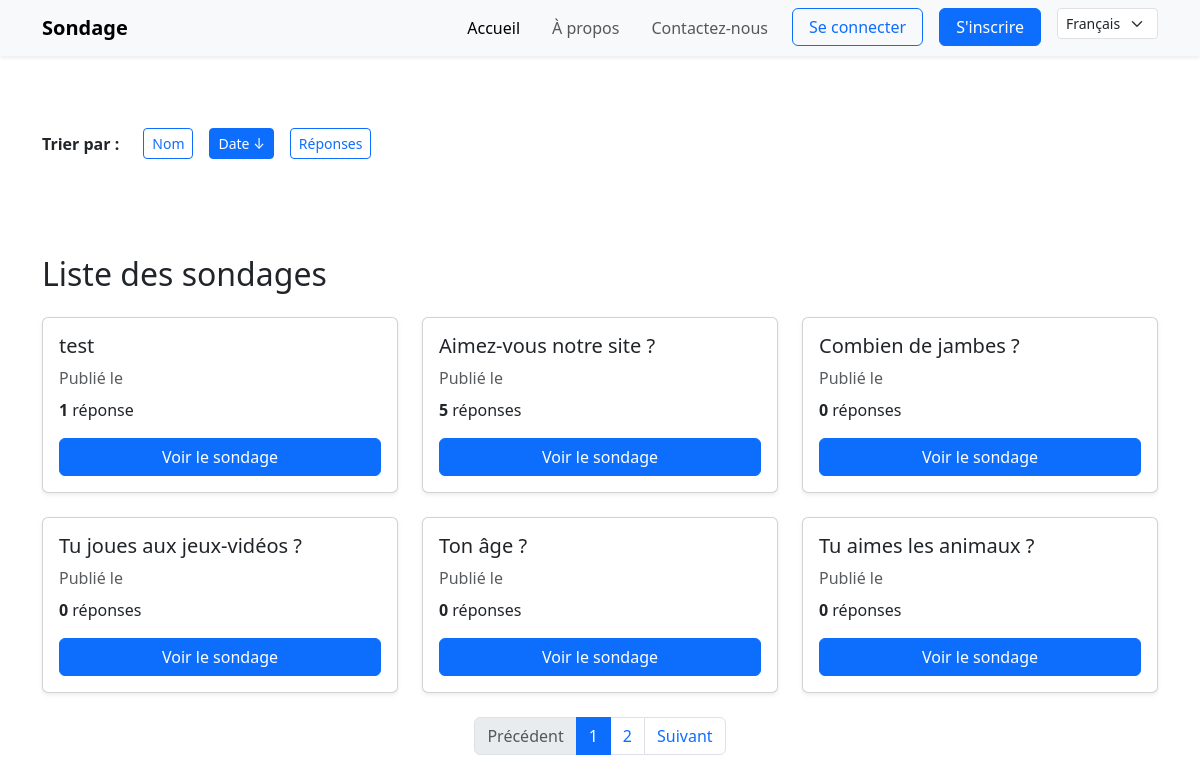
The page / on the database its author committed.
### main_app/models.py (models this page shows, shortened)
class Question(models.Model):
    question_text = models.CharField(max_length=200)
    creator = models.ForeignKey(User, on_delete=models.CASCADE, null=True)
    pub_date = models.DateTimeField("date published")

### main_app/views.py (the view)
# urls.py: path('', views.home, name='home'),
def home(request):
    sort_param = request.GET.get('sort', 'pub_date')  # par défaut tri par date
    sort_order = request.GET.get('order', 'desc')     # par défaut décroissant
    order_prefix = '-' if sort_order == 'desc' else ''
    sort_field = f"{order_prefix}{sort_param}"
    if request.user.is_authenticated:
        questions = Question.objects.filter(creator=request.user)
    else:
        questions = Question.objects.all()
    questions = questions.annotate(
        response_count=Count('choice__response')
    ).order_by(sort_field)
    paginator = Paginator(questions, 6)
    page_number = request.GET.get('page')
    page_obj = paginator.get_page(page_number)
    return render(request, 'main_app/home.html', {
        'page_obj': page_obj,
        'current_sort': sort_param,
        'current_order': sort_order,
    })

### main_app/templates/main_app/home.html (shortened to what this page needs)
{% extends "main_app/base.html" %}
{% load i18n %}
{% block content %}
<div class="d-flex align-items-center mb-4 gap-3 flex-wrap">
  <span class="fw-semibold me-2">{% trans "Trier par :" %}</span>
  {% if current_sort == 'question_text' and current_order == 'asc' %}
    <a href="?sort=question_text&order=desc&page={{ page_obj.number }}" class="btn btn-primary btn-sm">{% trans "Nom ↑" %}</a>
  {% elif current_sort == 'question_text' and current_order == 'desc' %}
    <a href="?sort=question_text&order=asc&page={{ page_obj.number }}" class="btn btn-primary btn-sm">{% trans "Nom ↓" %}</a>
  {% else %}
    <a href="?sort=question_text&order=asc&page={{ page_obj.number }}" class="btn btn-outline-primary btn-sm">{% trans "Nom" %}</a>
  {% endif %}
  {% if current_sort == 'pub_date' and current_order == 'asc' %}
    <a href="?sort=pub_date&order=desc&page={{ page_obj.number }}" class="btn btn-primary btn-sm">{% trans "Date ↑" %}</a>
  {% elif current_sort == 'pub_date' and current_order == 'desc' %}
    <a href="?sort=pub_date&order=asc&page={{ page_obj.number }}" class="btn btn-primary btn-sm">{% trans "Date ↓" %}</a>
  {% else %}
    <a href="?sort=pub_date&order=asc&page={{ page_obj.number }}" class="btn btn-outline-primary btn-sm">{% trans "Date" %}</a>
  {% endif %}
  {% if current_sort == 'response_count' and current_order == 'asc' %}
    <a href="?sort=response_count&order=desc&page={{ page_obj.number }}" class="btn btn-primary btn-sm">{% trans "Réponses ↑" %}</a>
  {% elif current_sort == 'response_count' and current_order == 'desc' %}
    <a href="?sort=response_count&order=asc&page={{ page_obj.number }}" class="btn btn-primary btn-sm">{% trans "Réponses ↓" %}</a>
  {% else %}
    <a href="?sort=response_count&order=asc&page={{ page_obj.number }}" class="btn btn-outline-primary btn-sm">{% trans "Réponses" %}</a>
  {% endif %}
</div>
<h2 class="mb-4 pt-5 mt-5">{% trans "Liste des sondages" %}</h2>
{% if page_obj %}
  <div class="row row-cols-1 row-cols-md-2 row-cols-lg-3 g-4">
    {% for question in page_obj %}
      <div class="col">
        <div class="card h-100 shadow-sm">
          <div class="card-body d-flex flex-column">
            <h5 class="card-title">{{ question.question_text }}</h5>
            <p class="card-text text-muted mb-2">{% blocktrans %}Publié le {{ question.pub_date|date:"d/m/Y H:i" }}{% endblocktrans %}</p>
            <p class="card-text"><strong>{{ question.response_count }}</strong> {% blocktrans count response_count=question.response_count %}réponse{% plural %}réponses{% endblocktrans %}</p>
            <a href="{% url 'question_detail' question.id %}" class="btn btn-primary mt-auto">{% trans "Voir le sondage" %}</a>
          </div>
        </div>
      </div>
    {% endfor %}
  </div>
{% else %}
  <p class="lead">{% trans "Aucun sondage disponible pour le moment." %}</p>
{% endif %}
<nav aria-label="Pagination">
  <ul class="pagination justify-content-center mt-4">
    {% if page_obj.has_previous %}
      <li class="page-item">
        <a class="page-link" href="?page={{ page_obj.previous_page_number }}">{% trans "Précédent" %}</a>
      </li>
    {% else %}
      <li class="page-item disabled">
        <span class="page-link">{% trans "Précédent" %}</span>
      </li>
    {% endif %}
    {% for num in page_obj.paginator.page_range %}
      {% if page_obj.number == num %}
        <li class="page-item active"><span class="page-link">{{ num }}</span></li>
      {% else %}
        <li class="page-item"><a class="page-link" href="?sort={{ current_sort }}&order={{ current_order }}&page={{ num }}">{{ num }}</a></li>
      {% endif %}
    {% endfor %}
    {% if page_obj.has_next %}
      <li class="page-item">
        <a class="page-link" href="?sort={{ current_sort }}&order={{ current_order }}&page={{ page_obj.next_page_number }}">{% trans "Suivant" %}</a>
      </li>
    {% else %}
      <li class="page-item disabled">
        <span class="page-link">{% trans "Suivant" %}</span>
      </li>
    {% endif %}
  </ul>
</nav>
{% endblock %}

### rows shown on the page
Question: question_text "test", response_count "1"
Question: question_text "Aimez-vous notre site ?", response_count "5"
Question: question_text "Combien de jambes ?", response_count "0"
Question: question_text "Tu joues aux jeux-vidéos ?", response_count "0"
Question: question_text "Ton âge ?", response_count "0"
Question: question_text "Tu aimes les animaux ?", response_count "0"

### other values the page prints
{{ num }} "1"
{{ num }} "2"
form field language "Français"
